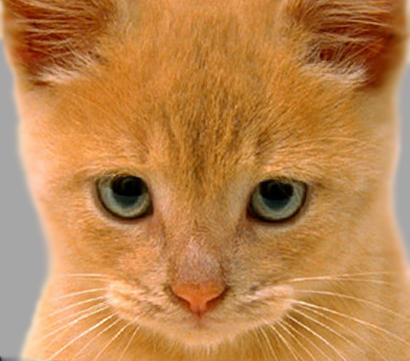
#> input picture Homework_Two/cat.bmp, 410 x 361 px, found by its file name
$ python HomeworkTwo.py
#> lines starting #> are read from the running program, lines starting #| are printed output that depends on the picture
import numpy as np
import cv2
import matplotlib.pyplot as plt
import os
from numpy import zeros


# #Get image one to show in black and white
# img1 = cv2.imread('/Users/RJ/PycharmProjects/Computer_Vision/Homework_Two/cat.bmp', 0)
# plt.imshow(img1, cmap='gray')
# plt.show()
#
# #Get image two to show in black and white
# img2 = cv2.imread('/Users/RJ/PycharmProjects/Computer_Vision/Homework_Two/dog.bmp', 0)
# plt.imshow(img2, cmap='gray')
# plt.show()
#
# #FOURIER IMAGE ONE
# #For image one we get the fourier image and display it
# #GET FOURIER IMAGE* This is to get the fourier image
# img1_f = np.fft.fft2(img1)
# #DISPLAY ONLY* This is to visualize the fourier frequency first by centering the "0" in the middle
# img1_shift = np.fft.fftshift(img1_f)
# #DISPLAY ONLY* This is to "up" the values so you can visualize the frequency domain
# magnitdue_spectrum_imageOne = 20*np.log(np.abs(img1_shift))
# #DISPLAY ONLY* This is to display the fourier image
# plt.imshow(magnitdue_spectrum_imageOne, cmap='gray')
# plt.show()
#
# #FOURIER IMAGE TWO
# #For image two we get the fourier image and display it
# #GET FOURIER IMAGE* This is to get the fourier image
# img2_f = np.fft.fft2(img2)
# #DISPLAY ONLY* This is to visualize the fourier frequency first by centering the "0" in the middle
# img2_shift = np.fft.fftshift(img2_f)
# #DISPLAY ONLY* This is to "up" the values so you can visualize the frequency domain
# magnitdue_spectrum_imageTwo = 20*np.log(np.abs(img2_shift))
# #DISPLAY ONLY* This is to display the fourier image
# plt.imshow(magnitdue_spectrum_imageTwo, cmap='gray')
# plt.show()
#
# #Get the total # of rows/columns and the middle of both
# totalRows = np.size(img1_f, 0)
# totalColumns = np.size(img1_f,1)
# centerRows = int(totalRows/2)
# centerColumns = int(totalColumns/2)
# #Play around with this number as it adjusts the size of the filter contribution of Image One and Image Two
# n = 20
#
# #IMAGE ONE GET THE LOW FILTER
# #From the fourier image one, edit it so that we can get a low frequency which is an image with a siloutte by blocking out the outside
# #Make a completely black image
# tempFrame = np.zeros_like(img1_shift)
# #next block out everything but middle of the original fourier image i.e. crop the middle of the fourier
# tempFrame[centerRows-n:centerRows+n, centerColumns-n:centerColumns+n] = img1_shift[centerRows - n:centerRows+n, centerColumns-n:centerColumns+n]
# #Next display the new fourier
# #DISPLAY ONLY* This is to "up" the values so you can visualize the frequency domain
# tempFrameOne_magnitdue_spectrum = 20*np.log(np.abs(tempFrame))
# #DISPLAY ONLY* This is to display the fourier image
# plt.imshow(tempFrameOne_magnitdue_spectrum, cmap='gray')
# plt.show()
#
# #IMAGE ONE w/ THE LOW FILTER, return back to original
# #Get the inverse now of the fourier image one to turn back to original image one (with now a siloutte)
# inverse_tempframe_One = np.fft.ifft2(tempFrame)
# inverse_tempframe_One_abs = np.abs(inverse_tempframe_One)
# plt.imshow(inverse_tempframe_One_abs, cmap='gray')
# plt.show()
#
# #IMAGE TWO GET THE HIGH FILTER
# #From the fourier image two, edit it so that we can get a low frequency which is an image with a siloutte by blocking out the outside
# tempFrame_Two = np.copy(img2_shift)
# tempFrame_Two[centerRows-n:centerRows+n, centerColumns-n:centerColumns+n] = 0
# #Next display the new fourier
# #DISPLAY ONLY* This is to "up" the values so you can visualize the frequency domain
# tempFrameTwo_magnitdue_spectrum = 20*np.log(np.abs(tempFrame_Two))
# #DISPLAY ONLY* This is to display the fourier image
# plt.imshow(tempFrameTwo_magnitdue_spectrum, cmap='gray')
# plt.show()
#
# #IMAGE TWO w/ THE HIGH FILTER, return back to original
# #Get the inverse now of the fourier image one to turn back to original image one (with now a siloutte)
# inverse_tempframe_Two = np.fft.ifft2(tempFrame_Two)
# inverse_tempframe_Two_abs = np.abs(inverse_tempframe_Two)
# plt.imshow(inverse_tempframe_Two_abs, cmap='gray')
# plt.show()
#

#Part 2
"""
Ok! So we got a black and white image both with a low filter and high filter. Great job!
The next step is to do it with RGB.
Do the same exact thing but pass in 3 seperate images via img1R, img1G, img1B
all through one filter and then do the same thing with the 2nd image via img2R, img2G, img2B.

Here you should have 6 images. 3 in one low filter via RBG and 3 in a high filter via RGB.

We can now also blend the pictures by adding them together so: img1B + img2B and then element-wise dividie by 2.
cont:
(img1B + img2B) / 2 = finalImgB
(img1G + img2G) / 2 = finalImgG
(img1R + img2R) / 2 = finalImgR

To simplify the addition look for and use "np.add" which adds both img1B and img2B => "finalImgB = np.add(img1B, img2B)"
and then just divide by 2 i.e. "finalImgB = finalImgB / 2"

From here merge them together (finalImgB, finalImgG, finalImgR) to create a blended image!
"""
def my_filter (lowFilterImageUrl, sizeOfLowFilter, highFilterImageUrl, sizeOfHighFilter, colorOrGray):

#> called with sizeOfLowFilter = 150, sizeOfHighFilter = 200, colorOrGray = 'color'
    def lowFilterTransform(image):
        #FOURIER IMAGE
        img1_f = np.fft.fft2(image)
        img1_shift = np.fft.fftshift(img1_f)
        #Get the total # of rows/columns and the middle of both
        totalRows = np.size(img1_f, 0)
        totalColumns = np.size(img1_f,1)
        centerRows = int(totalRows/2)
        centerColumns = int(totalColumns/2)
        #Play around with this number as it adjusts the size of the filter contribution of Image One and Image Two
        n = sizeOfLowFilter
        #IMAGE ONE GET THE LOW FILTER
        tempFrame = np.zeros_like(img1_shift)
        tempFrame[centerRows-n:centerRows+n, centerColumns-n:centerColumns+n] = img1_shift[centerRows - n:centerRows+n, centerColumns-n:centerColumns+n]
        #IMAGE ONE w/ THE LOW FILTER, return back to original
        inverse_tempframe_One = np.fft.ifft2(tempFrame)
        inverse_tempframe_One_abs = np.abs(inverse_tempframe_One)
        return inverse_tempframe_One_abs

    def highFilterTransform(image):
        #FOURIER IMAGE
        img1_f = np.fft.fft2(image)
        img1_shift = np.fft.fftshift(img1_f)
        #Get the total # of rows/columns and the middle of both
        totalRows = np.size(img1_f, 0)
        totalColumns = np.size(img1_f,1)
        centerRows = int(totalRows/2)
        centerColumns = int(totalColumns/2)
        #Play around with this number as it adjusts the size of the filter contribution of Image One and Image Two
        n = sizeOfHighFilter
        #IMAGE TWO GET THE HIGH FILTER
        #From the fourier image two, edit it so that we can get a low frequency which is an image with a siloutte by blocking out the outside
        tempFrame = np.copy(img1_shift)
        tempFrame[centerRows-n:centerRows+n, centerColumns-n:centerColumns+n] = 0
        #IMAGE TWO w/ THE HIGH FILTER, return back to original
        #Get the inverse now of the fourier image one to turn back to original image one (with now a siloutte)
        inverse_tempframe_Two = np.fft.ifft2(tempFrame)
        inverse_tempframe_Two_abs = np.abs(inverse_tempframe_Two)
        return inverse_tempframe_Two_abs

    if colorOrGray == "color":
        lowFilterImage = cv2.imread(lowFilterImageUrl)
#> lowFilterImage is the input picture: shape (361, 410, 3); mean B, G, R 77.1, 132.5, 188.3
        lowFilterImage = cv2.cvtColor(lowFilterImage, cv2.COLOR_BGR2RGB)

        # plt.imshow(lowFilterImage)
        # plt.show()

        highFilterImage = cv2.imread(highFilterImageUrl)
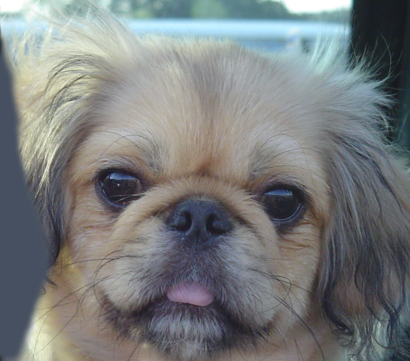
#> input picture Homework_Two/dog.bmp, 410 x 361 px, found by its file name
#> highFilterImage is the input picture: shape (361, 410, 3); mean B, G, R 125, 124.5, 121.2
        highFilterImage = cv2.cvtColor(highFilterImage, cv2.COLOR_BGR2RGB)

        # plt.imshow(highFilterImage)
        # plt.show()

        redLowFilterImageOriginal = lowFilterImage[:,:,0]
        greenLowFilterImageOriginal = lowFilterImage[:,:,1]
        blueLowFilterImageOriginal = lowFilterImage[:,:,2]
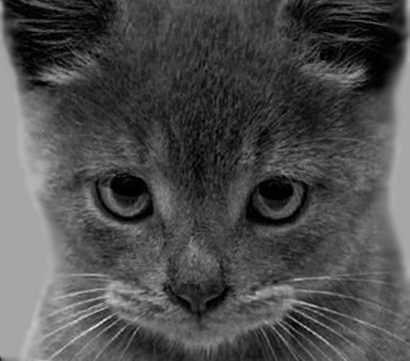
#> blueLowFilterImageOriginal: shape (361, 410); min 0, max 234, mean 77.1

        redHighFilterImageOriginal = highFilterImage[:,:,0]
        greenHighFilterImageOriginal = highFilterImage[:,:,1]
        blueHighFilterImageOriginal = highFilterImage[:,:,2]
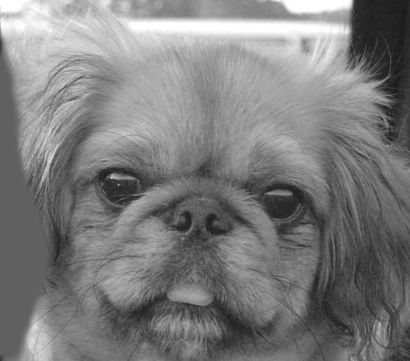
#> blueHighFilterImageOriginal: shape (361, 410); min 25, max 255, mean 125

        redLowFilterImage = lowFilterTransform(redLowFilterImageOriginal)
#> in lowFilterTransform, `totalRows = np.size(img1_f, 0)`: totalRows = 361
#> in lowFilterTransform, `totalColumns = np.size(img1_f,1)`: totalColumns = 410
#> in lowFilterTransform, `centerRows = int(totalRows/2)`: centerRows = 180
#> in lowFilterTransform, `centerColumns = int(totalColumns/2)`: centerColumns = 205
        greenLowFilterImage = lowFilterTransform(greenLowFilterImageOriginal)
        blueLowFilterImage = lowFilterTransform(blueLowFilterImageOriginal)

        redHighFilterImage = highFilterTransform(redHighFilterImageOriginal)
#> in highFilterTransform, `totalRows = np.size(img1_f, 0)`: totalRows = 361
#> in highFilterTransform, `totalColumns = np.size(img1_f,1)`: totalColumns = 410
#> in highFilterTransform, `centerRows = int(totalRows/2)`: centerRows = 180
#> in highFilterTransform, `centerColumns = int(totalColumns/2)`: centerColumns = 205
        greenHighFilterImage = highFilterTransform(greenHighFilterImageOriginal)
        blueHighFilterImage = highFilterTransform(blueHighFilterImageOriginal)

        rBlend = (redLowFilterImage + redHighFilterImage) / 2
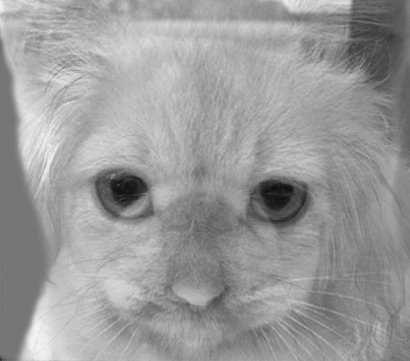
#> rBlend: shape (361, 410) float64; min 14.26, max 247.3, mean 154.8
        gBlend = (greenLowFilterImage + greenHighFilterImage) / 2
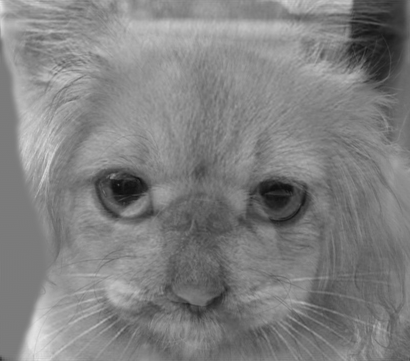
#> gBlend: shape (361, 410) float64; min 15, max 229.5, mean 128.5
        bBlend = (blueLowFilterImage + blueHighFilterImage) / 2
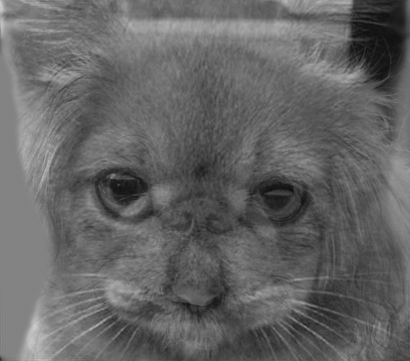
#> bBlend: shape (361, 410) float64; min 16.16, max 209.8, mean 101

        rBlend = rBlend.astype(np.uint8)
        gBlend = gBlend.astype(np.uint8)
        bBlend = bBlend.astype(np.uint8)

        im3 = cv2.merge((rBlend,gBlend,bBlend))
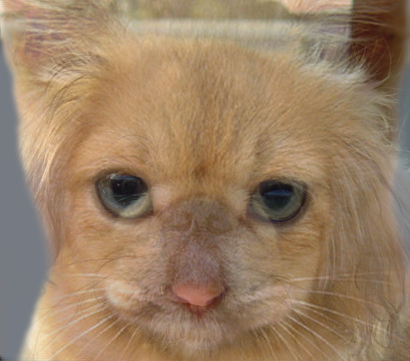
#> im3: shape (361, 410, 3); mean R, G, B 154.3, 128, 100.5

        plt.imshow(im3)
        plt.show()

    elif colorOrGray == "gray":

        lowFilterImage = cv2.imread(lowFilterImageUrl)
        lowFilterImage = cv2.cvtColor(lowFilterImage, cv2.COLOR_BGR2GRAY)

        highFilterImage = cv2.imread(highFilterImageUrl)
        highFilterImage = cv2.cvtColor(highFilterImage, cv2.COLOR_BGR2GRAY)

        lowFilterImage = lowFilterTransform(lowFilterImage)
        highFilterImage = highFilterTransform(highFilterImage)

        grayBlend = (lowFilterImage + highFilterImage) / 2

        grayBlend = grayBlend.astype(np.uint8)

        plt.imshow(grayBlend, cmap='gray')
        plt.show()

    return

my_filter("/Users/RJ/PycharmProjects/Computer_Vision/Homework_Two/cat.bmp", 150,
             "/Users/RJ/PycharmProjects/Computer_Vision/Homework_Two/dog.bmp", 200, "color")

my_filter("/Users/RJ/PycharmProjects/Computer_Vision/Homework_Two/cat.bmp", 150,
          "/Users/RJ/PycharmProjects/Computer_Vision/Homework_Two/dog.bmp", 200, "gray")
